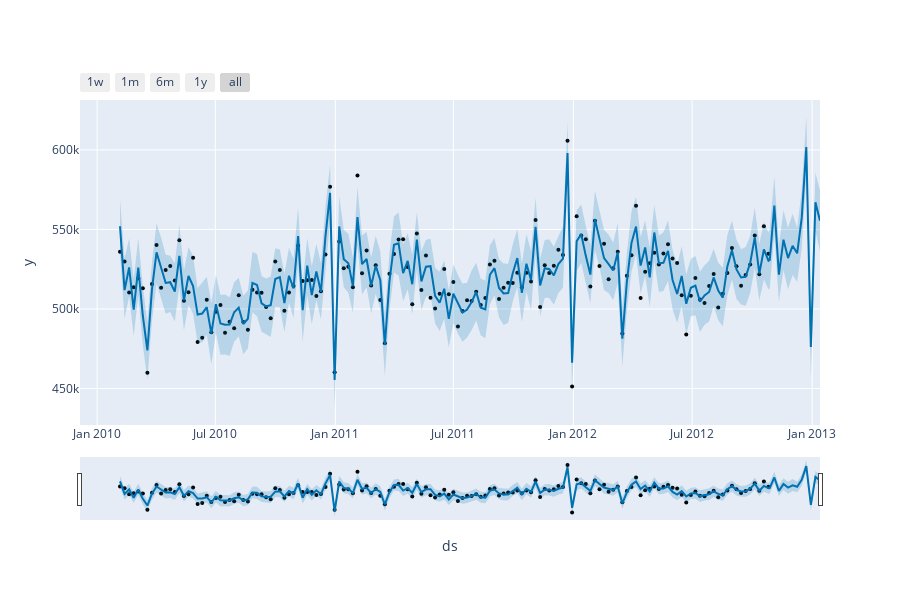

Write notebook code for a chart like this one.
### Code cell
def forecast_sales(store_number):
  df_for_forecast = df[df['Store']==store_number][['Date','Weekly_Sales']]
  df_for_forecast['Date'] = pd.to_datetime(df_for_forecast['Date'],dayfirst = True)

  #renaming the columns
  df_for_forecast = df_for_forecast.rename(columns ={'Date':'ds','Weekly_Sales':'y'})

  #giving the df to the model
  model_new = Prophet( seasonality_prior_scale=50,
    holidays_prior_scale=10.0,
    changepoint_prior_scale=0.10,
    yearly_seasonality=25,
    growth='linear',
    interval_width=0.95,)
  model_new.fit(df_for_forecast)

  #predicting the future 12 weeks
  future = model_new.make_future_dataframe(periods=12, freq='W')

  forecast = model_new.predict(future)

  forecast_store_number = forecast[['ds','yhat_lower','yhat_upper','yhat']]

  #Forecasted Values for 12 weeks.

  forecasted_values= forecast_store_number.tail(12)[['ds','yhat']]
  forecasted_values['yhat']=forecasted_values['yhat'].astype(int)
  print(forecasted_values)

  print()
  print()
  #representation of the values using graph.

  from prophet.plot import plot_plotly, plot_components_plotly
  return plot_plotly(model_new, forecast)



#lets do the forecasting for store 37

forecast_sales(37)

### Figure 1 — Plotly figure (JSON) as saved in the notebook; plotly's stock layout.template omitted (floating-point values rounded to 4 significant figures; data arrays with more than 128 entries replaced by an {"elided": "..."} marker saying what was removed)
{"data": [{"marker": {"color": "black", "size": 4}, "mode": "markers", "name": "Actual", "type": "scatter", "x": {"elided": "143 str values"}, "y": {"elided": "143 float values"}}, {"hoverinfo": "skip", "line": {"width": 0}, "mode": "lines", "type": "scatter", "x": {"elided": "155 str values"}, "y": {"elided": "155 float values"}}, {"fill": "tonexty", "fillcolor": "rgba(0, 114, 178, 0.2)", "line": {"color": "#0072B2", "width": 2}, "mode": "lines", "name": "Predicted", "type": "scatter", "x": {"elided": "155 str values"}, "y": {"elided": "155 float values"}}, {"fill": "tonexty", "fillcolor": "rgba(0, 114, 178, 0.2)", "hoverinfo": "skip", "line": {"width": 0}, "mode": "lines", "type": "scatter", "x": {"elided": "155 str values"}, "y": {"elided": "155 float values"}}], "layout": {"height": 600, "showlegend": false, "width": 900, "xaxis": {"rangeselector": {"buttons": [{"count": 7, "label": "1w", "step": "day", "stepmode": "backward"}, {"count": 1, "label": "1m", "step": "month", "stepmode": "backward"}, {"count": 6, "label": "6m", "step": "month", "stepmode": "backward"}, {"count": 1, "label": "1y", "step": "year", "stepmode": "backward"}, {"step": "all"}]}, "rangeslider": {"visible": true}, "title": {"text": "ds"}, "type": "date"}, "yaxis": {"title": {"text": "y"}}}}
